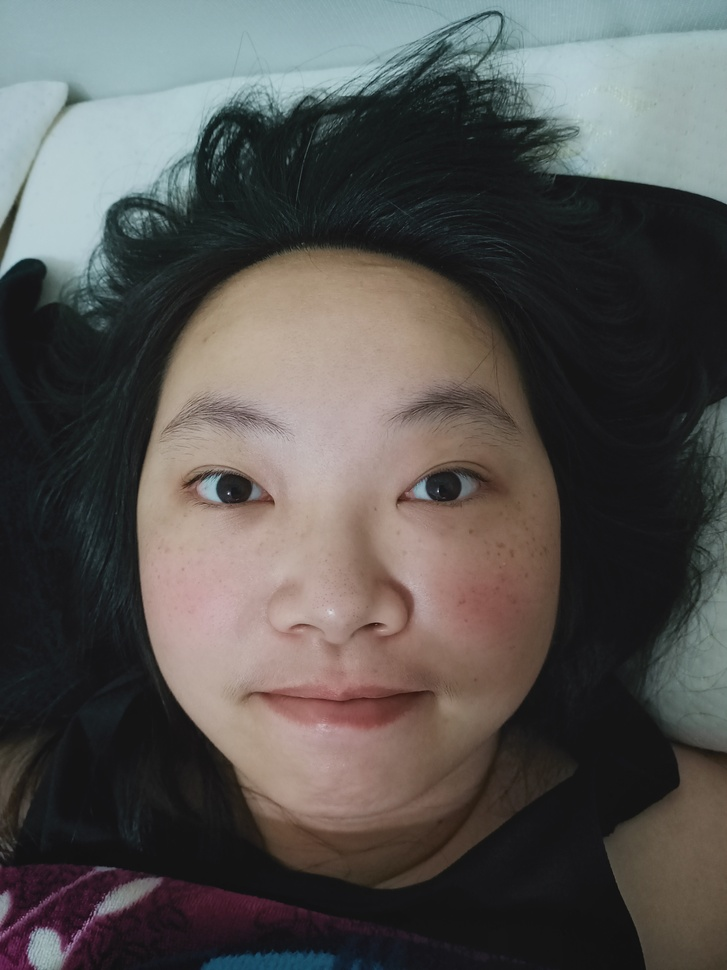
#> input picture Python爬蟲圖像辨識實作班/Day14/d1.jpg, 727 x 970 px, shrunk from 3000 x 4000 before the run, found by its file name
$ jupyter execute --allow-errors '20221006人臉辨識.ipynb'
#> lines starting #> are read from the running program, lines starting #| are printed output that depends on the picture
[cell 1]
import cv2
import numpy as np  #大多數習慣把numpy簡寫成np

img = []
img.append(cv2.imread("c1.jpg",cv2.IMREAD_GRAYSCALE))  #將圖片加入字典裡，並轉為灰階
img.append(cv2.imread("c2.jpg",cv2.IMREAD_GRAYSCALE))
img.append(cv2.imread("c3.jpg",cv2.IMREAD_GRAYSCALE))
img.append(cv2.imread("d1.jpg",cv2.IMREAD_GRAYSCALE))
img.append(cv2.imread("d2.jpg",cv2.IMREAD_GRAYSCALE))
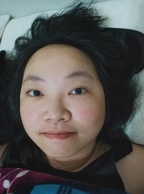
#> input picture Python爬蟲圖像辨識實作班/Day14/d2.jpg, 144 x 194 px, shrunk from 592 x 800 before the run, found by its file name
img.append(cv2.imread("d3.jpg",cv2.IMREAD_GRAYSCALE))
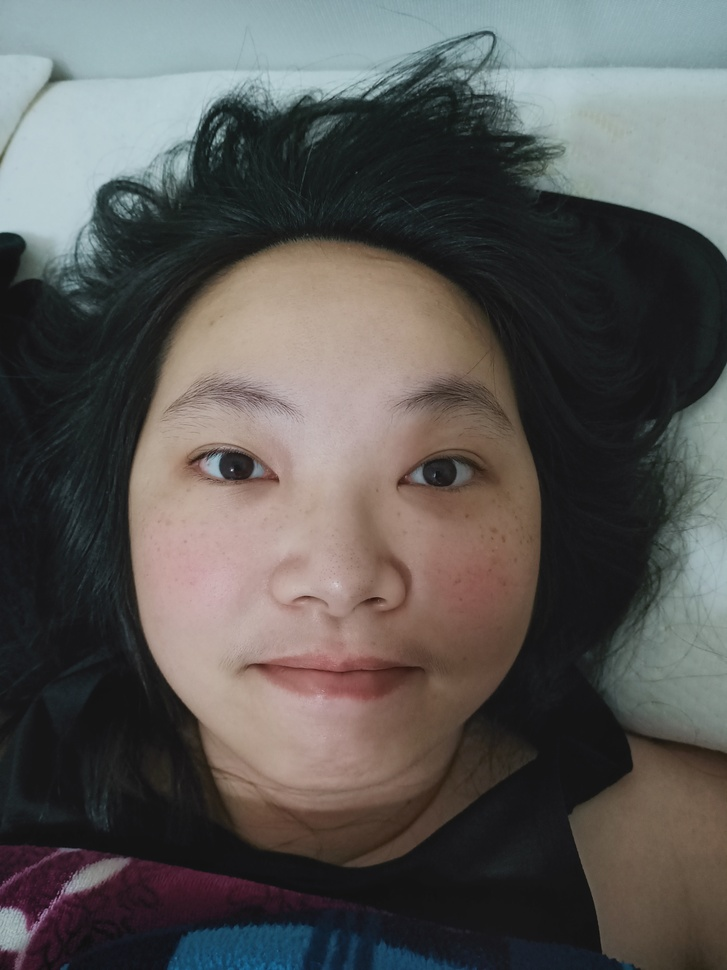
#> input picture Python爬蟲圖像辨識實作班/Day14/d3.jpg, 727 x 970 px, shrunk from 3000 x 4000 before the run, found by its file name

labels = [0,0,0,1,1,1]  #上面的照片是題目，labels就是對應順序的答案

print(len(img))
#| 6
print(labels)

[cell 2]
rec = cv2.face.LBPHFaceRecognizer_create()  #建置人臉識別器  #若無法建置，可能是沒安裝到opencv-contrib-python
#> (the rest of this cell did not finish here and is left out)

[cell 3]
predict_img = cv2.imread("c4.jpg",cv2.IMREAD_GRAYSCALE)

#> (the rest of this cell did not finish here and is left out)

[cell 4]
name = ["老師","師母"]

#> (the rest of this cell did not finish here and is left out)

[cell 5]
a = [1,2,3]

a.append(4)  #自動將()內的資料加入字典裡
print(a)

b = np.array(a)
print(a*3)
print(b*3)  #np.array：1*3 ,2*3 ,3*3 ,4*3

[cell 6]
#練習
import cv2
import numpy as np
img = []
labels = []

num = 0
while num<9:
    num+=1
    img.append(cv2.imread("L"+str(num)+".jpg",cv2.IMREAD_GRAYSCALE))
    labels.append(0)
num = 0
#> num = 0
while num<9:
    num+=1
#> num = 1
    img.append(cv2.imread("CH"+str(num)+".jpg",cv2.IMREAD_GRAYSCALE))
    labels.append(0)

print(len(img))
#| 18
print(labels)

rec = cv2.face.LBPHFaceRecognizer_create()
#> (the rest of this cell did not finish here and is left out)
